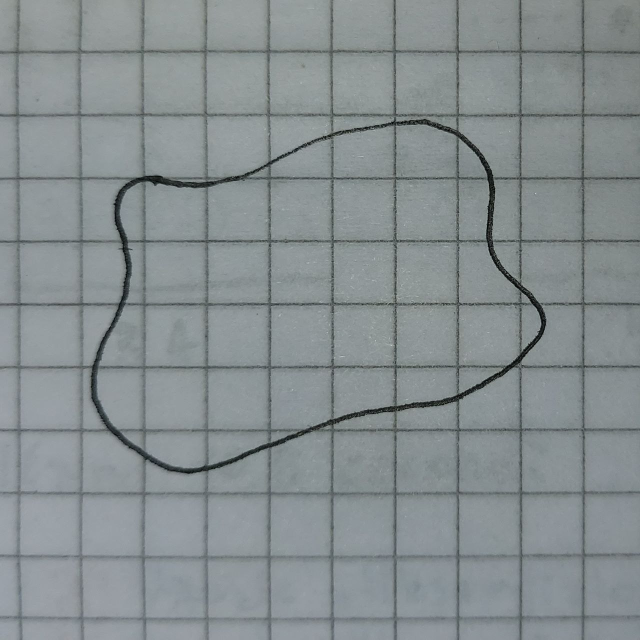
#> input picture DiscretizzaConfini/confini1.jpg, 1280 x 1279 px (shown at 1/2 size)
$ python v1.py
#> lines starting #> are read from the running program, lines starting #| are printed output that depends on the picture; after the words box and inside, x2 and y2 are one past the last pixel; in counts of white or black regions, pixels touching at a corner belong together
import os
import numpy as np
import matplotlib.pyplot as plt
from PIL import Image

def estrai_matrice_confine(image_path, dimensione=100, soglia=128):
#> called with image_path = 'confini1.jpg', dimensione = 100, soglia = 128
    print(f"Elaborazione dell'immagine: {image_path}...")

    # 1. Caricamento in scala di grigi ("L")
    img = Image.open(image_path).convert("L")

    # 2. Ridimensionamento alla griglia desiderata (es. 100x100)
    img_scalata = img.resize((dimensione, dimensione))
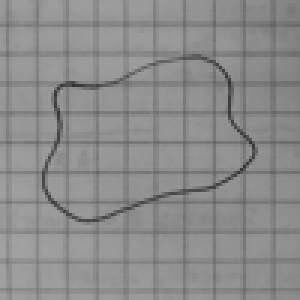
#> img_scalata: PIL image 100x100 L (shown 3 times larger); min 48, max 162, mean 139.8

    # 3. Conversione in array numerico (Matrice)
    arr = np.array(img_scalata)

    # 4. Discretizzazione (Binarizzazione)
    # Assumiamo che tu abbia disegnato un tratto scuro su un foglio chiaro.
    # Tutto ciò che è più scuro della 'soglia' diventa 1 (confine). Il resto diventa 0 (vuoto).
    matrice_2d = np.where(arr < soglia, 1, 0)
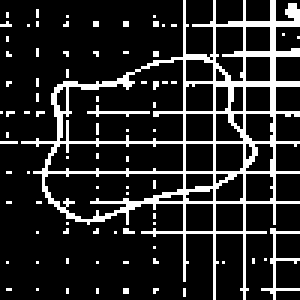
#> matrice_2d: shape (100, 100) int64 (shown 3 times larger); values 0 (black) and 1 (white), 15.8% white in thin lines or dots

    return img_scalata, matrice_2d

# --- ESECUZIONE DEL TEST ---

# INSERISCI QUI IL NOME DELLA TUA FOTO
nome_file = "confini1.jpg"

if not os.path.exists(nome_file):
    print(f"ERRORE: Assicurati di avere un'immagine chiamata '{nome_file}' nella cartella!")
else:
    # Richiamiamo la funzione magica
    img_originale, matrice = estrai_matrice_confine(nome_file, dimensione=100)

    # Verifichiamo la forma della matrice (dovrebbe stampare: (100, 100))
    print(f"\nOperazione completata! Dimensione della matrice generata: {matrice.shape}")
#| Operazione completata! Dimensione della matrice generata: (100, 100)

    # --- VISUALIZZAZIONE DEI RISULTATI ---
    # Creiamo una finestra con due pannelli per vedere la trasformazione
    fig, assi = plt.subplots(1, 2, figsize=(10, 5))

    # Pannello Sinistro: La foto ridimensionata
    assi[0].imshow(img_originale, cmap="gray")
    assi[0].set_title(f"1. Foto Ridimensionata ({matrice.shape[0]}x{matrice.shape[1]})")
    assi[0].axis("off")

    # Pannello Destro: La matrice pura tradotta in grafica
    # Usiamo 'binary' per mappare lo 0 sul bianco e l'1 sul nero
    assi[1].imshow(matrice, cmap="binary")
    assi[1].set_title("2. Matrice Discretizzata (Solo 0 e 1)")
    assi[1].axis("off")

    plt.tight_layout()
    plt.show()
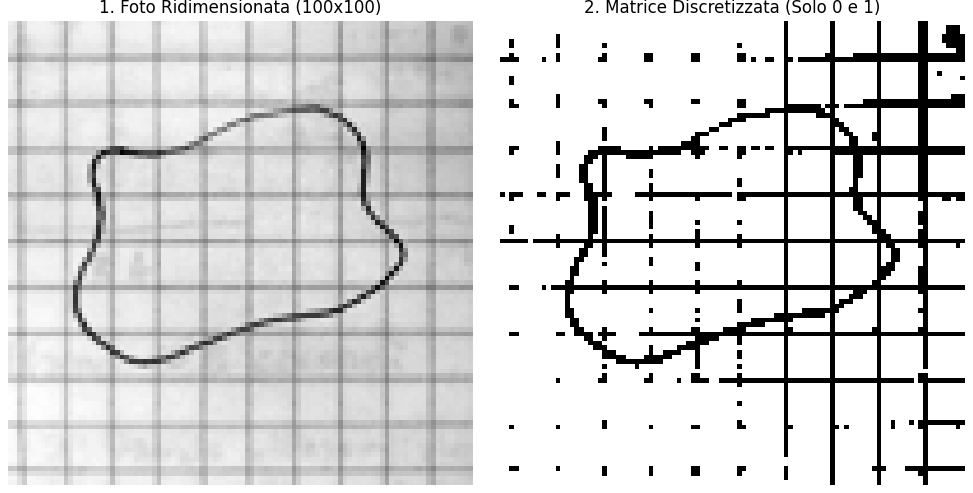
#> figure drawn by matplotlib, 2 panels

$ run again, with DiscretizzaConfini/confini2.jpg copied over DiscretizzaConfini/confini1.jpg
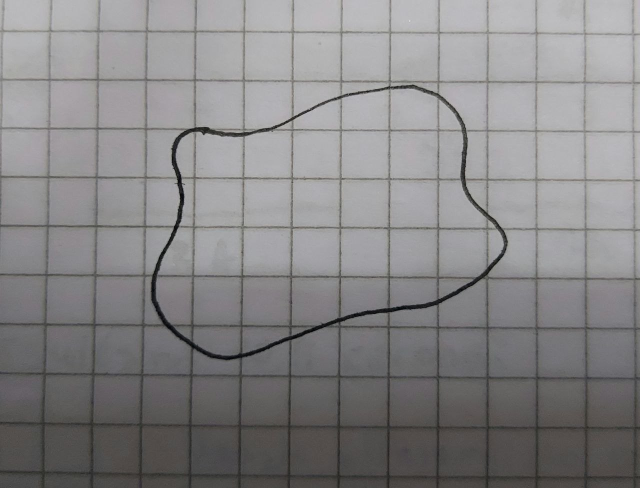
#> input picture DiscretizzaConfini/confini2.jpg, 1280 x 976 px (shown at 1/2 size)
#> in estrai_matrice_confine, `matrice_2d = np.where(arr < soglia, 1, 0)`:
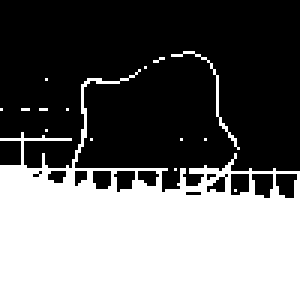
#> matrice_2d: shape (100, 100) int64 (shown 3 times larger); values 0 (black) and 1 (white), 42.1% white; 15 white regions (13 under 20 px), largest, box (x1, y1, x2, y2) and area: (0, 23, 100, 100) 4146, (57, 17, 80, 50) 46
#| Operazione completata! Dimensione della matrice generata: (100, 100)
#> `plt.show()`:
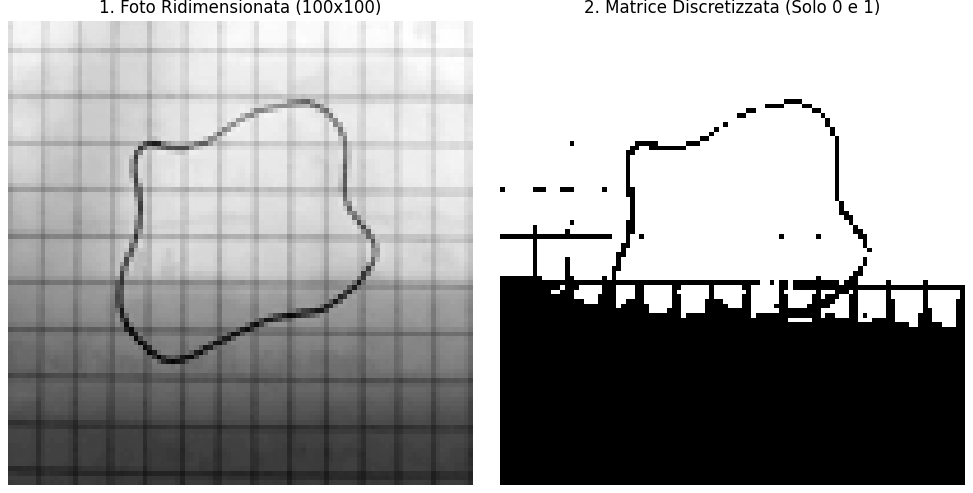
#> figure drawn by matplotlib, 2 panels

$ run again, with DiscretizzaConfini/confini.jpg copied over DiscretizzaConfini/confini1.jpg
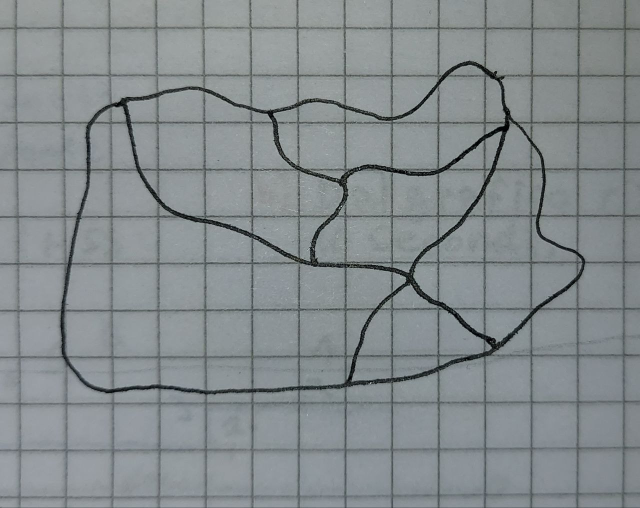
#> input picture DiscretizzaConfini/confini.jpg, 1280 x 1016 px (shown at 1/2 size)
#> in estrai_matrice_confine, `matrice_2d = np.where(arr < soglia, 1, 0)`:
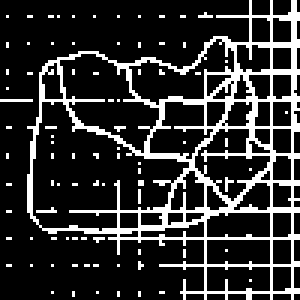
#> matrice_2d: shape (100, 100) int64 (shown 3 times larger); values 0 (black) and 1 (white), 19.1% white in thin lines or dots
#| Operazione completata! Dimensione della matrice generata: (100, 100)
#> `plt.show()`:
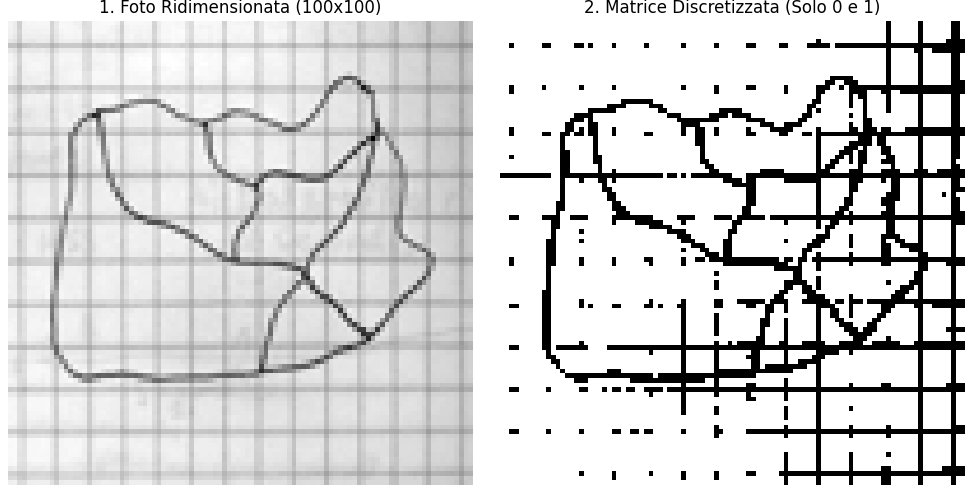
#> figure drawn by matplotlib, 2 panels
